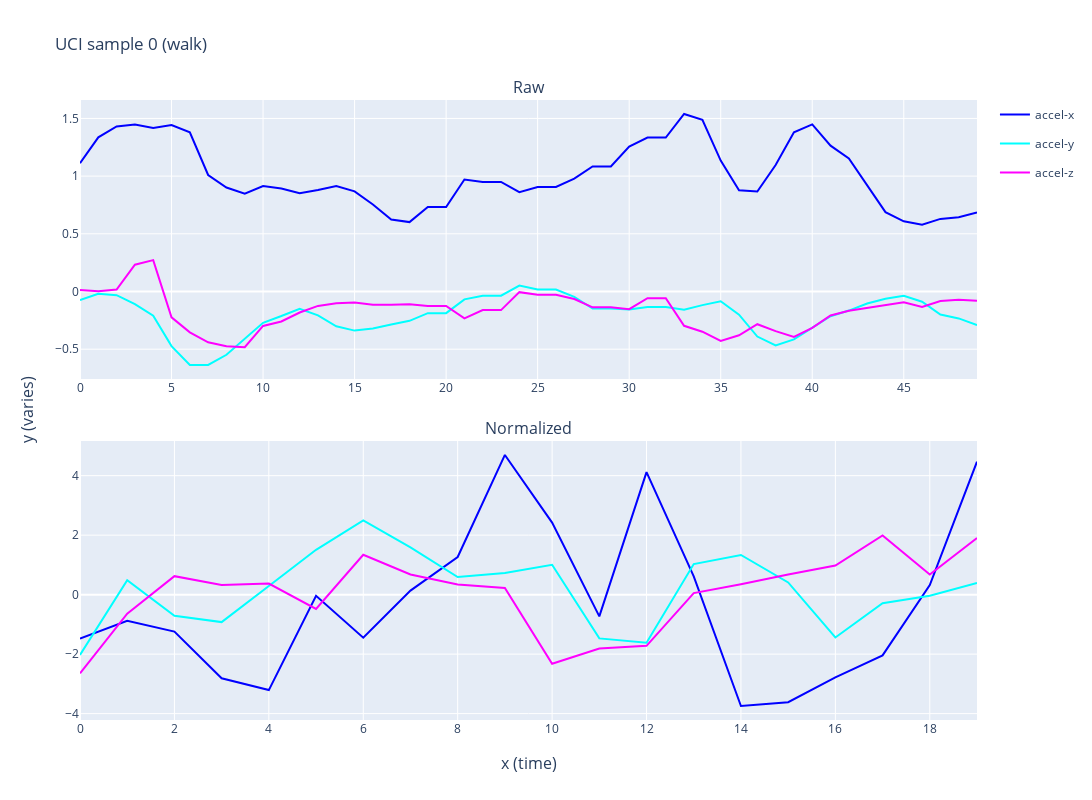
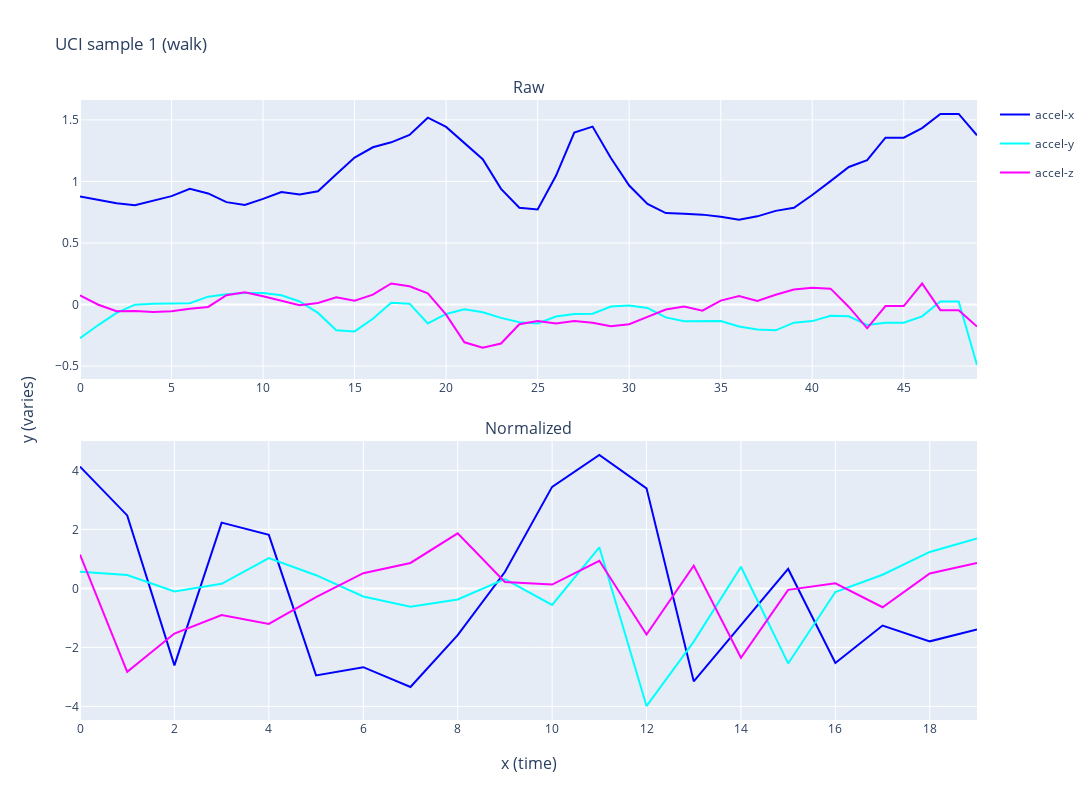
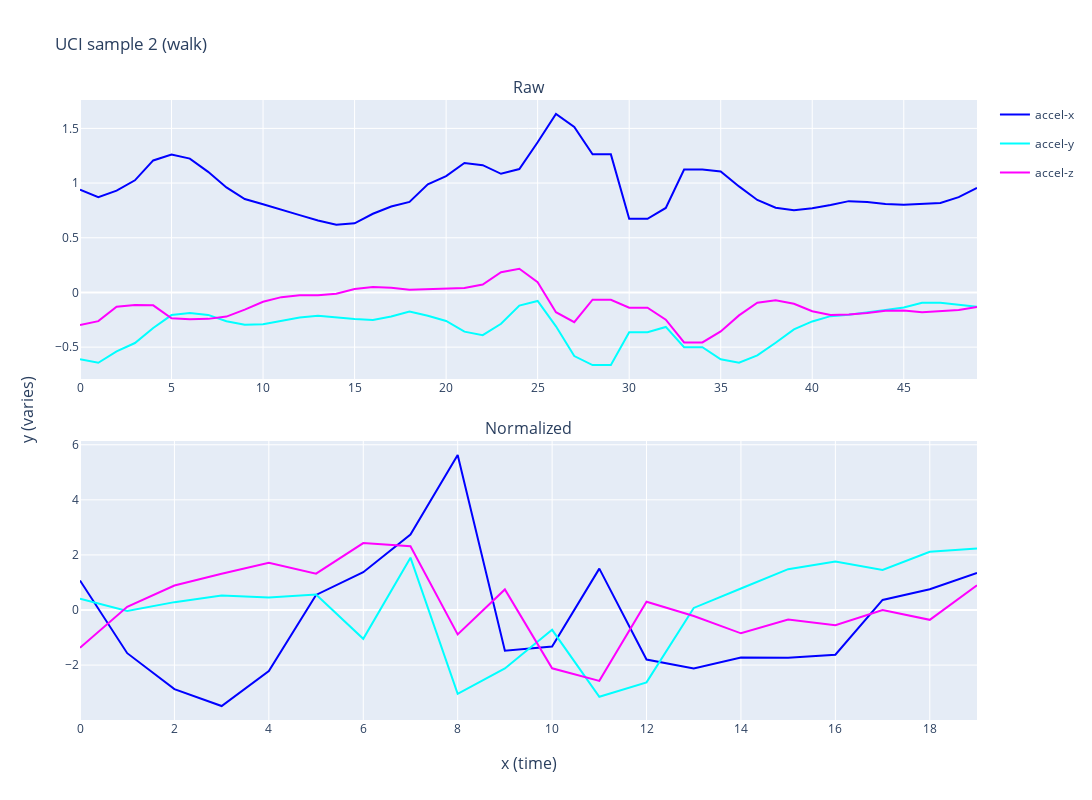
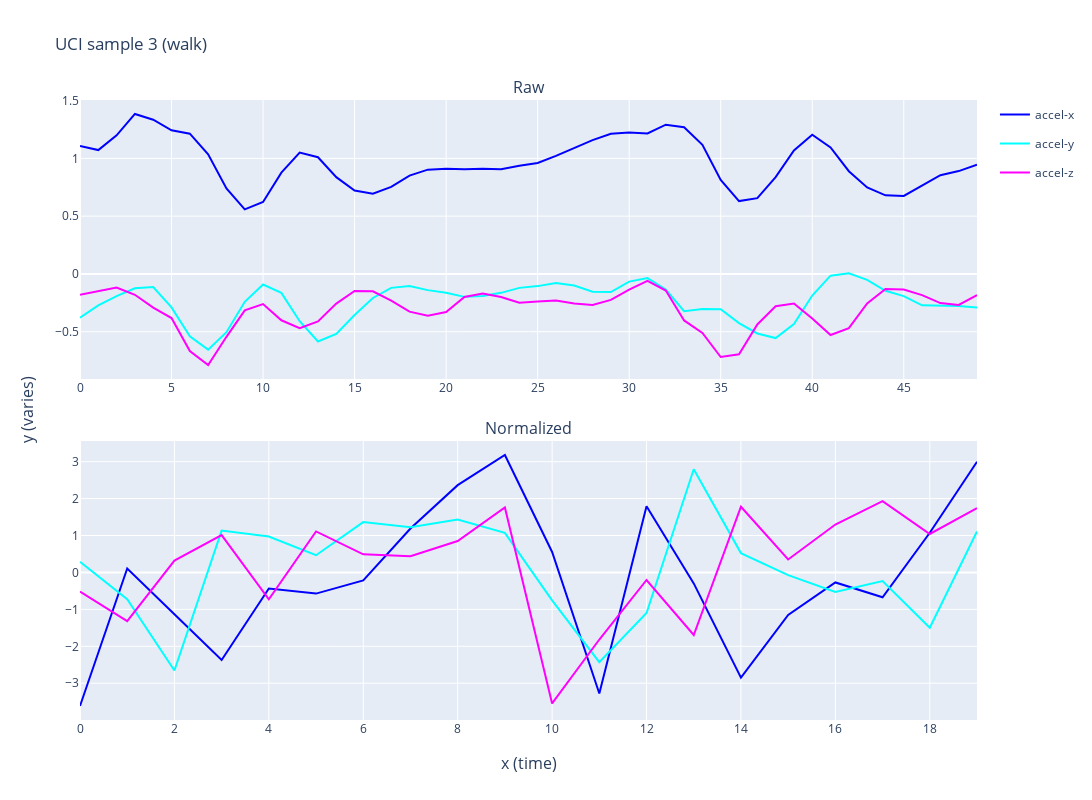

The code cell stored with these charts, in order, in its notebook:
### Code cell
selected_samples = range(5)

for i in selected_samples:
    label = standartized_codes[train_raw[i][1]]

    fig = generate_plots(
        train_raw,
        train_processed,
        sample_no=i,
        windows=["accel-x", "accel-y", "accel-z"],
        height=800,
        width=1200,
        names=["Raw", "Normalized"],
        vertical_spacing=0.1,
        title=f"UCI sample {i} ({label})",
        x_title="x (time)",
        y_title="y (varies)",
    )
    fig.show()

### Figure 1 — Plotly figure (JSON) as saved in the notebook; plotly's stock layout.template omitted (floating-point values rounded to 4 significant figures)
{"data": [{"legendgroup": "0", "line": {"color": "blue"}, "mode": "lines", "name": "accel-x", "showlegend": true, "type": "scatter", "xaxis": "x", "y": [1.113, 1.336, 1.431, 1.447, 1.417, 1.443, 1.379, 1.01, 0.9014, 0.8486, 0.9139, 0.8931, 0.8514, 0.8792, 0.9139, 0.8681, 0.7542, 0.6236, 0.6014, 0.7319, 0.7319, 0.9708, 0.95, 0.95, 0.8611, 0.9056, 0.9056, 0.9778, 1.083, 1.083, 1.257, 1.335, 1.335, 1.539, 1.489, 1.135, 0.8778, 0.8667, 1.096, 1.381, 1.449, 1.264, 1.153, 0.9167, 0.6875, 0.6083, 0.5792, 0.6292, 0.6444, 0.6847], "yaxis": "y"}, {"legendgroup": "1", "line": {"color": "cyan"}, "mode": "lines", "name": "accel-y", "showlegend": true, "type": "scatter", "xaxis": "x", "y": [-0.075, -0.01944, -0.03194, -0.1097, -0.2097, -0.4736, -0.6375, -0.6361, -0.5486, -0.4139, -0.2708, -0.2125, -0.15, -0.2069, -0.3014, -0.3389, -0.3208, -0.2861, -0.2542, -0.1875, -0.1875, -0.06806, -0.03611, -0.03611, 0.05139, 0.01667, 0.01667, -0.04583, -0.1472, -0.1472, -0.1569, -0.1347, -0.1347, -0.1583, -0.1181, -0.08472, -0.2014, -0.3903, -0.4667, -0.4153, -0.3167, -0.2139, -0.1653, -0.1042, -0.0625, -0.0375, -0.08889, -0.2, -0.2333, -0.2917], "yaxis": "y"}, {"legendgroup": "2", "line": {"color": "magenta"}, "mode": "lines", "name": "accel-z", "showlegend": true, "type": "scatter", "xaxis": "x", "y": [0.0125, 0.001389, 0.01667, 0.2319, 0.2722, -0.2236, -0.3542, -0.4403, -0.4736, -0.4833, -0.2986, -0.2597, -0.1819, -0.125, -0.1014, -0.09583, -0.1139, -0.1153, -0.1097, -0.125, -0.125, -0.2333, -0.1611, -0.1611, -0.005556, -0.02917, -0.02917, -0.06528, -0.1375, -0.1375, -0.1528, -0.05833, -0.05833, -0.2972, -0.3486, -0.4292, -0.3792, -0.2833, -0.3431, -0.3944, -0.3153, -0.2083, -0.1667, -0.1431, -0.1153, -0.09306, -0.1347, -0.08194, -0.07222, -0.08056], "yaxis": "y"}, {"legendgroup": "0", "line": {"color": "blue"}, "mode": "lines", "name": "accel-x", "showlegend": false, "type": "scatter", "xaxis": "x2", "y": [-1.479, -0.879, -1.241, -2.811, -3.209, -0.03723, -1.447, 0.1355, 1.265, 4.696, 2.422, -0.7308, 4.119, 0.6117, -3.745, -3.615, -2.783, -2.042, 0.3229, 4.471], "yaxis": "y2"}, {"legendgroup": "1", "line": {"color": "cyan"}, "mode": "lines", "name": "accel-y", "showlegend": false, "type": "scatter", "xaxis": "x2", "y": [-2.029, 0.4821, -0.7124, -0.9228, 0.2885, 1.507, 2.493, 1.586, 0.5898, 0.7252, 1.005, -1.471, -1.616, 1.027, 1.335, 0.4101, -1.439, -0.286, -0.03659, 0.3936], "yaxis": "y2"}, {"legendgroup": "2", "line": {"color": "magenta"}, "mode": "lines", "name": "accel-z", "showlegend": false, "type": "scatter", "xaxis": "x2", "y": [-2.645, -0.6415, 0.6203, 0.3271, 0.3725, -0.4799, 1.339, 0.677, 0.3409, 0.2249, -2.326, -1.812, -1.721, 0.05186, 0.3527, 0.6789, 0.9768, 1.99, 0.6771, 1.902], "yaxis": "y2"}], "layout": {"annotations": [{"font": {"size": 16}, "showarrow": false, "text": "Raw", "x": 0.5, "xanchor": "center", "xref": "paper", "y": 1, "yanchor": "bottom", "yref": "paper"}, {"font": {"size": 16}, "showarrow": false, "text": "Normalized", "x": 0.5, "xanchor": "center", "xref": "paper", "y": 0.45, "yanchor": "bottom", "yref": "paper"}, {"font": {"size": 16}, "showarrow": false, "text": "x (time)", "x": 0.5, "xanchor": "center", "xref": "paper", "y": 0, "yanchor": "top", "yref": "paper", "yshift": -30}, {"font": {"size": 16}, "showarrow": false, "text": "y (varies)", "textangle": -90, "x": 0, "xanchor": "right", "xref": "paper", "xshift": -40, "y": 0.5, "yanchor": "middle", "yref": "paper"}], "height": 800, "title": {"text": "UCI sample 0 (walk)"}, "width": 1200, "xaxis": {"anchor": "y", "domain": [0, 1]}, "xaxis2": {"anchor": "y2", "domain": [0, 1]}, "yaxis": {"anchor": "x", "domain": [0.55, 1]}, "yaxis2": {"anchor": "x2", "domain": [0, 0.45]}}}

### Figure 2 — Plotly figure (JSON) as saved in the notebook; plotly's stock layout.template omitted (floating-point values rounded to 4 significant figures)
{"data": [{"legendgroup": "0", "line": {"color": "blue"}, "mode": "lines", "name": "accel-x", "showlegend": true, "type": "scatter", "xaxis": "x", "y": [0.8778, 0.8472, 0.8222, 0.8069, 0.8431, 0.8806, 0.9403, 0.9028, 0.8319, 0.8097, 0.8583, 0.9139, 0.8944, 0.9208, 1.058, 1.194, 1.278, 1.318, 1.378, 1.518, 1.443, 1.308, 1.181, 0.9403, 0.7861, 0.7722, 1.046, 1.397, 1.446, 1.19, 0.9667, 0.8181, 0.7431, 0.7375, 0.7306, 0.7139, 0.6889, 0.7167, 0.7611, 0.7861, 0.8903, 1.003, 1.118, 1.174, 1.356, 1.356, 1.433, 1.549, 1.549, 1.375], "yaxis": "y"}, {"legendgroup": "1", "line": {"color": "cyan"}, "mode": "lines", "name": "accel-y", "showlegend": true, "type": "scatter", "xaxis": "x", "y": [-0.2736, -0.1667, -0.06806, -0.001389, 0.005556, 0.01111, 0.01111, 0.06389, 0.08333, 0.09306, 0.09444, 0.075, 0.025, -0.06806, -0.2083, -0.2181, -0.1153, 0.01528, 0.006944, -0.1542, -0.07639, -0.0375, -0.0625, -0.1083, -0.1444, -0.1542, -0.09722, -0.07778, -0.075, -0.01667, -0.008333, -0.02778, -0.1042, -0.1361, -0.1361, -0.1347, -0.1778, -0.2028, -0.2097, -0.1472, -0.1347, -0.09167, -0.09583, -0.1667, -0.1472, -0.1472, -0.09583, 0.025, 0.025, -0.4917], "yaxis": "y"}, {"legendgroup": "2", "line": {"color": "magenta"}, "mode": "lines", "name": "accel-z", "showlegend": true, "type": "scatter", "xaxis": "x", "y": [0.075, -0.001389, -0.05417, -0.05278, -0.05972, -0.05417, -0.03333, -0.01944, 0.07639, 0.1, 0.06667, 0.02917, -0.005556, 0.0125, 0.05833, 0.03194, 0.08056, 0.1708, 0.1486, 0.09028, -0.08194, -0.3069, -0.35, -0.3167, -0.1597, -0.1333, -0.1542, -0.1347, -0.1472, -0.1764, -0.1597, -0.1, -0.04028, -0.01528, -0.05, 0.03194, 0.06944, 0.02917, 0.07917, 0.1222, 0.1361, 0.1292, -0.01944, -0.1931, -0.0125, -0.0125, 0.1708, -0.04583, -0.04583, -0.1792], "yaxis": "y"}, {"legendgroup": "0", "line": {"color": "blue"}, "mode": "lines", "name": "accel-x", "showlegend": false, "type": "scatter", "xaxis": "x2", "y": [4.128, 2.474, -2.609, 2.229, 1.814, -2.948, -2.671, -3.343, -1.582, 0.5559, 3.443, 4.523, 3.39, -3.151, -1.244, 0.6597, -2.531, -1.259, -1.795, -1.394], "yaxis": "y2"}, {"legendgroup": "1", "line": {"color": "cyan"}, "mode": "lines", "name": "accel-y", "showlegend": false, "type": "scatter", "xaxis": "x2", "y": [0.5613, 0.4501, -0.1012, 0.1538, 1.026, 0.447, -0.2732, -0.6246, -0.3734, 0.3125, -0.5598, 1.392, -3.988, -1.802, 0.734, -2.543, -0.1228, 0.4621, 1.235, 1.692], "yaxis": "y2"}, {"legendgroup": "2", "line": {"color": "magenta"}, "mode": "lines", "name": "accel-z", "showlegend": false, "type": "scatter", "xaxis": "x2", "y": [1.148, -2.827, -1.531, -0.903, -1.203, -0.2944, 0.5144, 0.8624, 1.866, 0.2161, 0.1307, 0.9342, -1.563, 0.7721, -2.353, -0.04924, 0.1744, -0.6381, 0.5064, 0.8605], "yaxis": "y2"}], "layout": {"annotations": [{"font": {"size": 16}, "showarrow": false, "text": "Raw", "x": 0.5, "xanchor": "center", "xref": "paper", "y": 1, "yanchor": "bottom", "yref": "paper"}, {"font": {"size": 16}, "showarrow": false, "text": "Normalized", "x": 0.5, "xanchor": "center", "xref": "paper", "y": 0.45, "yanchor": "bottom", "yref": "paper"}, {"font": {"size": 16}, "showarrow": false, "text": "x (time)", "x": 0.5, "xanchor": "center", "xref": "paper", "y": 0, "yanchor": "top", "yref": "paper", "yshift": -30}, {"font": {"size": 16}, "showarrow": false, "text": "y (varies)", "textangle": -90, "x": 0, "xanchor": "right", "xref": "paper", "xshift": -40, "y": 0.5, "yanchor": "middle", "yref": "paper"}], "height": 800, "title": {"text": "UCI sample 1 (walk)"}, "width": 1200, "xaxis": {"anchor": "y", "domain": [0, 1]}, "xaxis2": {"anchor": "y2", "domain": [0, 1]}, "yaxis": {"anchor": "x", "domain": [0.55, 1]}, "yaxis2": {"anchor": "x2", "domain": [0, 0.45]}}}

### Figure 3 — Plotly figure (JSON) as saved in the notebook; plotly's stock layout.template omitted (floating-point values rounded to 4 significant figures)
{"data": [{"legendgroup": "0", "line": {"color": "blue"}, "mode": "lines", "name": "accel-x", "showlegend": true, "type": "scatter", "xaxis": "x", "y": [0.9389, 0.8708, 0.9306, 1.025, 1.207, 1.261, 1.224, 1.103, 0.9597, 0.8542, 0.8056, 0.7597, 0.7069, 0.6583, 0.6181, 0.6319, 0.7194, 0.7861, 0.8278, 0.9889, 1.064, 1.183, 1.164, 1.085, 1.128, 1.374, 1.632, 1.513, 1.262, 1.262, 0.6736, 0.6736, 0.7722, 1.124, 1.124, 1.106, 0.9694, 0.8458, 0.775, 0.7514, 0.7694, 0.7986, 0.8347, 0.8264, 0.8097, 0.8028, 0.8125, 0.8181, 0.8708, 0.9556], "yaxis": "y"}, {"legendgroup": "1", "line": {"color": "cyan"}, "mode": "lines", "name": "accel-y", "showlegend": true, "type": "scatter", "xaxis": "x", "y": [-0.6097, -0.6431, -0.5389, -0.4625, -0.325, -0.2069, -0.1875, -0.2056, -0.2639, -0.2958, -0.2917, -0.2611, -0.2292, -0.2139, -0.2292, -0.2431, -0.2514, -0.2194, -0.1736, -0.2139, -0.2611, -0.3583, -0.3903, -0.2861, -0.1208, -0.07778, -0.3097, -0.5819, -0.6639, -0.6639, -0.3639, -0.3639, -0.3153, -0.5, -0.5, -0.6111, -0.6431, -0.575, -0.4597, -0.3375, -0.2653, -0.2167, -0.2042, -0.1847, -0.1597, -0.1375, -0.09444, -0.09444, -0.1139, -0.1306], "yaxis": "y"}, {"legendgroup": "2", "line": {"color": "magenta"}, "mode": "lines", "name": "accel-z", "showlegend": true, "type": "scatter", "xaxis": "x", "y": [-0.2972, -0.2625, -0.1306, -0.1139, -0.1181, -0.2361, -0.2458, -0.2417, -0.2208, -0.1569, -0.08472, -0.04306, -0.02639, -0.025, -0.0125, 0.03194, 0.05, 0.04306, 0.025, 0.02917, 0.03472, 0.04167, 0.07222, 0.1847, 0.2167, 0.09444, -0.1806, -0.2722, -0.06667, -0.06667, -0.1389, -0.1389, -0.2486, -0.4569, -0.4569, -0.3569, -0.2097, -0.09444, -0.07222, -0.1042, -0.1722, -0.2069, -0.2014, -0.1889, -0.1667, -0.1653, -0.1819, -0.1708, -0.1611, -0.1319], "yaxis": "y"}, {"legendgroup": "0", "line": {"color": "blue"}, "mode": "lines", "name": "accel-x", "showlegend": false, "type": "scatter", "xaxis": "x2", "y": [1.07, -1.568, -2.871, -3.487, -2.218, 0.5469, 1.373, 2.74, 5.63, -1.477, -1.329, 1.503, -1.797, -2.119, -1.722, -1.737, -1.621, 0.3666, 0.7543, 1.345], "yaxis": "y2"}, {"legendgroup": "1", "line": {"color": "cyan"}, "mode": "lines", "name": "accel-y", "showlegend": false, "type": "scatter", "xaxis": "x2", "y": [0.4085, -0.03857, 0.2855, 0.528, 0.4579, 0.5605, -1.045, 1.901, -3.047, -2.121, -0.7186, -3.15, -2.628, 0.07455, 0.7813, 1.483, 1.759, 1.454, 2.113, 2.231], "yaxis": "y2"}, {"legendgroup": "2", "line": {"color": "magenta"}, "mode": "lines", "name": "accel-z", "showlegend": false, "type": "scatter", "xaxis": "x2", "y": [-1.369, 0.1167, 0.8906, 1.317, 1.711, 1.318, 2.431, 2.312, -0.8854, 0.7474, -2.118, -2.572, 0.2998, -0.2195, -0.8464, -0.3447, -0.5491, 0.002247, -0.3559, 0.901], "yaxis": "y2"}], "layout": {"annotations": [{"font": {"size": 16}, "showarrow": false, "text": "Raw", "x": 0.5, "xanchor": "center", "xref": "paper", "y": 1, "yanchor": "bottom", "yref": "paper"}, {"font": {"size": 16}, "showarrow": false, "text": "Normalized", "x": 0.5, "xanchor": "center", "xref": "paper", "y": 0.45, "yanchor": "bottom", "yref": "paper"}, {"font": {"size": 16}, "showarrow": false, "text": "x (time)", "x": 0.5, "xanchor": "center", "xref": "paper", "y": 0, "yanchor": "top", "yref": "paper", "yshift": -30}, {"font": {"size": 16}, "showarrow": false, "text": "y (varies)", "textangle": -90, "x": 0, "xanchor": "right", "xref": "paper", "xshift": -40, "y": 0.5, "yanchor": "middle", "yref": "paper"}], "height": 800, "title": {"text": "UCI sample 2 (walk)"}, "width": 1200, "xaxis": {"anchor": "y", "domain": [0, 1]}, "xaxis2": {"anchor": "y2", "domain": [0, 1]}, "yaxis": {"anchor": "x", "domain": [0.55, 1]}, "yaxis2": {"anchor": "x2", "domain": [0, 0.45]}}}

### Figure 4 — Plotly figure (JSON) as saved in the notebook; plotly's stock layout.template omitted (floating-point values rounded to 4 significant figures)
{"data": [{"legendgroup": "0", "line": {"color": "blue"}, "mode": "lines", "name": "accel-x", "showlegend": true, "type": "scatter", "xaxis": "x", "y": [1.108, 1.072, 1.2, 1.385, 1.335, 1.243, 1.214, 1.036, 0.7403, 0.5583, 0.6222, 0.8764, 1.05, 1.01, 0.8375, 0.7222, 0.6944, 0.7528, 0.8514, 0.9028, 0.9097, 0.9069, 0.9111, 0.9069, 0.9361, 0.9597, 1.022, 1.093, 1.158, 1.213, 1.224, 1.215, 1.292, 1.269, 1.118, 0.8139, 0.6306, 0.6556, 0.8375, 1.068, 1.206, 1.094, 0.8889, 0.7486, 0.6806, 0.675, 0.7681, 0.8542, 0.8903, 0.9458], "yaxis": "y"}, {"legendgroup": "1", "line": {"color": "cyan"}, "mode": "lines", "name": "accel-y", "showlegend": true, "type": "scatter", "xaxis": "x", "y": [-0.3792, -0.2722, -0.1917, -0.125, -0.1139, -0.2903, -0.5403, -0.6556, -0.5042, -0.2417, -0.09167, -0.1639, -0.4097, -0.5847, -0.5194, -0.3556, -0.2083, -0.1208, -0.1042, -0.1403, -0.1639, -0.1986, -0.1917, -0.1639, -0.1208, -0.1056, -0.07778, -0.1, -0.1542, -0.1569, -0.06667, -0.03611, -0.1347, -0.3222, -0.3028, -0.3056, -0.4264, -0.5153, -0.5556, -0.4333, -0.1875, -0.01528, 0.005556, -0.05139, -0.1458, -0.1917, -0.2722, -0.275, -0.2778, -0.2917], "yaxis": "y"}, {"legendgroup": "2", "line": {"color": "magenta"}, "mode": "lines", "name": "accel-z", "showlegend": true, "type": "scatter", "xaxis": "x", "y": [-0.1806, -0.1472, -0.1181, -0.1806, -0.2917, -0.3819, -0.6681, -0.7889, -0.5444, -0.3153, -0.2611, -0.4014, -0.4694, -0.4111, -0.2569, -0.1472, -0.15, -0.2319, -0.3264, -0.3625, -0.3306, -0.2, -0.1694, -0.2, -0.25, -0.2389, -0.2306, -0.2556, -0.2681, -0.225, -0.1361, -0.05972, -0.1444, -0.4028, -0.5111, -0.7194, -0.6958, -0.4375, -0.2792, -0.2556, -0.3861, -0.5292, -0.4694, -0.2556, -0.1306, -0.1347, -0.1833, -0.2528, -0.2681, -0.1833], "yaxis": "y"}, {"legendgroup": "0", "line": {"color": "blue"}, "mode": "lines", "name": "accel-x", "showlegend": false, "type": "scatter", "xaxis": "x2", "y": [-3.618, 0.1074, -1.132, -2.371, -0.4357, -0.5732, -0.2173, 1.188, 2.364, 3.182, 0.5549, -3.278, 1.795, -0.2967, -2.849, -1.152, -0.2706, -0.6726, 1.075, 2.999], "yaxis": "y2"}, {"legendgroup": "1", "line": {"color": "cyan"}, "mode": "lines", "name": "accel-y", "showlegend": false, "type": "scatter", "xaxis": "x2", "y": [0.2875, -0.7245, -2.654, 1.134, 0.974, 0.4664, 1.363, 1.226, 1.435, 1.071, -0.7563, -2.43, -1.097, 2.793, 0.5235, -0.07328, -0.5304, -0.2329, -1.498, 1.11], "yaxis": "y2"}, {"legendgroup": "2", "line": {"color": "magenta"}, "mode": "lines", "name": "accel-z", "showlegend": false, "type": "scatter", "xaxis": "x2", "y": [-0.5189, -1.319, 0.3218, 1.011, -0.7294, 1.11, 0.4901, 0.4409, 0.8503, 1.76, -3.547, -1.816, -0.2045, -1.694, 1.778, 0.352, 1.298, 1.932, 1.041, 1.739], "yaxis": "y2"}], "layout": {"annotations": [{"font": {"size": 16}, "showarrow": false, "text": "Raw", "x": 0.5, "xanchor": "center", "xref": "paper", "y": 1, "yanchor": "bottom", "yref": "paper"}, {"font": {"size": 16}, "showarrow": false, "text": "Normalized", "x": 0.5, "xanchor": "center", "xref": "paper", "y": 0.45, "yanchor": "bottom", "yref": "paper"}, {"font": {"size": 16}, "showarrow": false, "text": "x (time)", "x": 0.5, "xanchor": "center", "xref": "paper", "y": 0, "yanchor": "top", "yref": "paper", "yshift": -30}, {"font": {"size": 16}, "showarrow": false, "text": "y (varies)", "textangle": -90, "x": 0, "xanchor": "right", "xref": "paper", "xshift": -40, "y": 0.5, "yanchor": "middle", "yref": "paper"}], "height": 800, "title": {"text": "UCI sample 3 (walk)"}, "width": 1200, "xaxis": {"anchor": "y", "domain": [0, 1]}, "xaxis2": {"anchor": "y2", "domain": [0, 1]}, "yaxis": {"anchor": "x", "domain": [0.55, 1]}, "yaxis2": {"anchor": "x2", "domain": [0, 0.45]}}}
